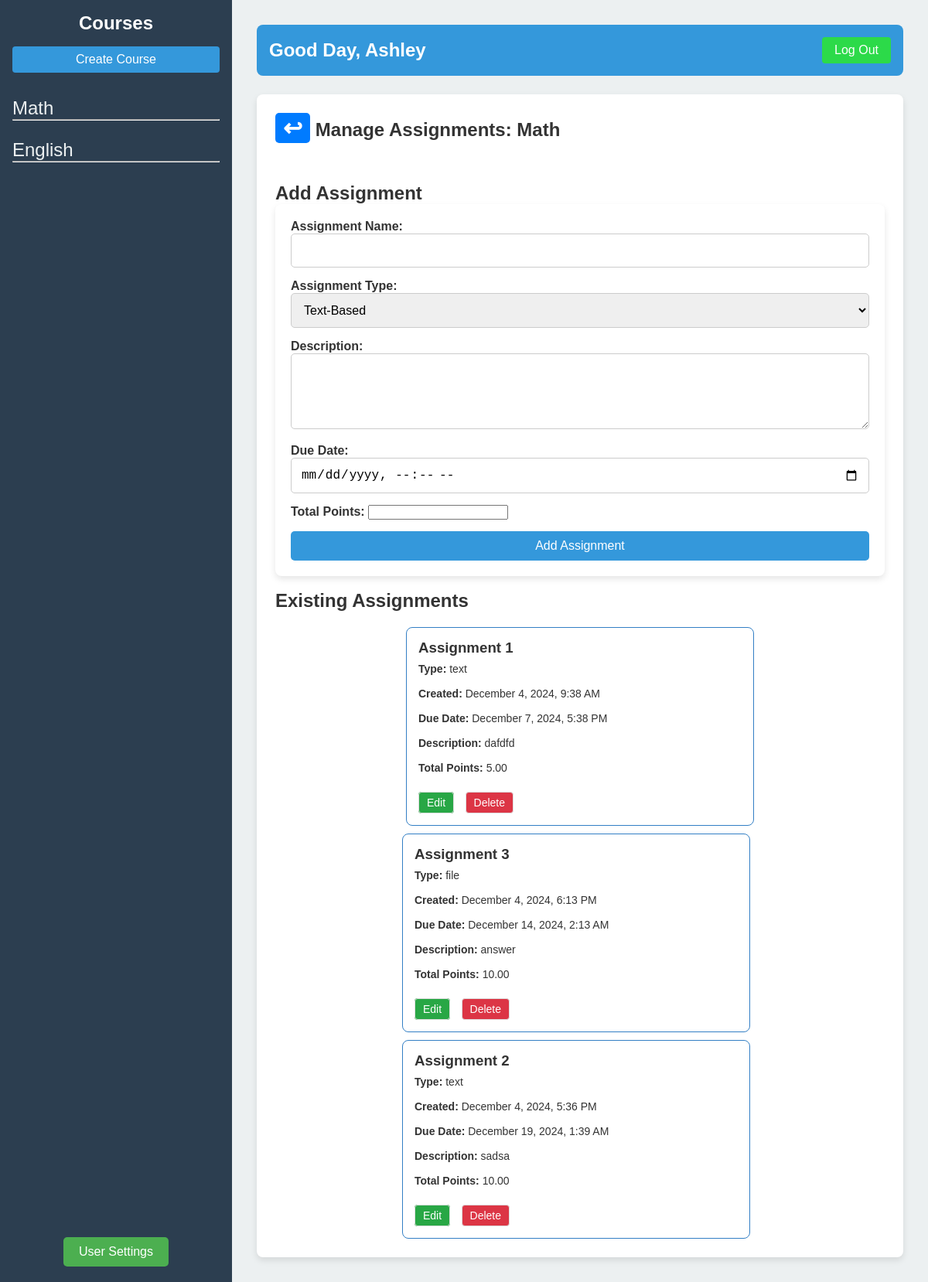
Page /Dashboard/Teacher Dash/Functionalities/Assignments/create_assignment.php?course_id=1 (signed in) on the committed database.
### tables this page shows
CREATE TABLE `courses` (
  `course_id` int(11) NOT NULL,
  `course_name` varchar(100) NOT NULL,
  `teacher_id` int(11) NOT NULL,
  `assignment_weight` decimal(5,2) NOT NULL,
  `quiz_weight` decimal(5,2) NOT NULL,
  `exam_weight` decimal(5,2) NOT NULL
);

CREATE TABLE `users` (
  `user_id` int(11) NOT NULL,
  `first_name` varchar(50) NOT NULL,
  `last_name` varchar(50) NOT NULL,
  `username` varchar(50) NOT NULL,
  `email` varchar(255) NOT NULL,
  `password` varchar(255) NOT NULL,
  `role` enum('teacher','student') NOT NULL,
  `created_at` timestamp NOT NULL DEFAULT current_timestamp(),
  `reset_code` varchar(6) DEFAULT NULL,
  `reset_expiry` datetime DEFAULT NULL
);

CREATE TABLE `assignments` (
  `assignment_id` int(11) NOT NULL,
  `course_id` int(11) NOT NULL,
  `assignment_name` varchar(255) NOT NULL,
  `assignment_type` enum('text','file') NOT NULL,
  `description` text DEFAULT NULL,
  `file_data` longblob DEFAULT NULL,
  `file_name` varchar(255) DEFAULT NULL,
  `due_date` datetime NOT NULL,
  `upload_date` timestamp NOT NULL DEFAULT current_timestamp(),
  `total_points` decimal(5,2) NOT NULL
);

### db.php (called while the page is built, shortened)
<?php
class Database{
    private $host = 'localhost';
    private $db_name = 'lms';
    private $username = 'root';
    private $password = '';
    public $conn;
    public function __construct() {
        $this->conn = new mysqli($this->host, $this->username, $this->password, $this->db_name);
    }
    public function getConnection(){
        return $this->conn;
    }
}
?>

### Dashboard/Classes/Dashboard.php (called while the page is built, shortened)
<?php
require_once 'crud.php';
class Dashboard
{
    private $crud;
    public function __construct()
    {
        $this->database = new Database();
        $this->conn =  $this->database->getConnection();
        $this->crud = new Crud($this->conn);
    }
    public function getUsername($user_id)
    {
        return $this->crud->readSingleRow(
            'SELECT first_name FROM users WHERE user_id = ?',
            [$user_id],
            'i'
        )['first_name'];
    }
    public function getCourses($teacher_id)
    {
        return $this->crud->readAllRows(
            'SELECT * FROM courses WHERE teacher_id = ?',
            [$teacher_id],
            'i'
        );
    }
    public function getCourseDetails($course_id)
    {
        return $this->crud->readAllRows(
            'SELECT * FROM courses WHERE course_id = ?',
            [$course_id],
            'i'
        );
    }
}

### Dashboard/Classes/crud.php (called while the page is built, shortened)
<?php
require_once $_SERVER['DOCUMENT_ROOT'] . '/FinalProj/db.php';
class Crud
{
    private $conn;
    public function __construct($connection)
    {
        $this->conn = $connection;
    }
    public function readSingleRow($query, $params, $paramTypes)
    {
        $stmt = $this->conn->prepare($query);
        $stmt->bind_param($paramTypes, ...$params);
        $stmt->execute();
        return $stmt->get_result()->fetch_assoc();
    }
    public function readAllRows($query, $params, $paramTypes)
    {
        $stmt = $this->conn->prepare($query);
        $stmt->bind_param($paramTypes, ...$params);
        $stmt->execute();
        return $stmt->get_result();
    }
}
?>

### Dashboard/Classes/Assignment.php (called while the page is built, shortened)
<?php
require_once 'crud.php';
class Assignment
{
    private $conn;
    public function __construct()
    {
        $this->database = new Database();
        $this->conn = $this->database->getConnection();
    }
    public function fetchAssignment($course_id)
    {
        $query = "SELECT * FROM assignments WHERE course_id = ? ORDER BY due_date ASC";
        $stmt = $this->conn->prepare($query);
        $stmt->bind_param('i', $course_id);
        $stmt->execute();
        $result = $stmt->get_result();
        return $result;
    }
}

### Dashboard/Teacher Dash/Functionalities/Assignments/create_assignment.php (the view, shortened to what this page needs)
<?php
require_once $_SERVER['DOCUMENT_ROOT'] . '/FinalProj/db.php';
require_once $_SERVER['DOCUMENT_ROOT'] . '/FinalProj/Dashboard/Classes/Dashboard.php';
require_once $_SERVER['DOCUMENT_ROOT'] . '/FinalProj/Dashboard/Classes/Assignment.php';
$teacherDash = new Dashboard();
$assignment = new Assignment();
$user_id = $_SESSION['user_id'];
$teacher_name = htmlspecialchars($teacherDash->getUsername($user_id));
$courses = $teacherDash->getCourses($user_id);
$course_id = isset($_GET['course_id']) ? $_GET['course_id'] : null;
$course_details = null;
if ($course_id) {
    $stmt = $teacherDash->getCourseDetails($course_id);
    $course_details = $stmt->fetch_assoc();
}
$assignments = [];
if ($course_id) {
    $fetch_assignments = $assignment->fetchAssignment($course_id);
    while ($row = $fetch_assignments->fetch_assoc()) {
        $assignments[] = $row;
    }
}
?>
<!DOCTYPE html>
<html lang="en">
<head>
    <link rel="stylesheet" href="style.css">
</head>
<body>
    <div class="dashboard">
        <?php include '../../Includes/sidebar.php'; ?>
        <main class="main-content">
            <?php include '../../Includes/header.php'; ?>
            <section id="course-details" class="section">
                <?php if ($course_details): ?>
                    <h1>
                        <a href="../../index.php?course_id=<?php echo $course_id; ?>" class="back-button">&#8617;</a>
                        Manage Assignments: <?php echo htmlspecialchars($course_details['course_name']); ?>
                    </h1>
                    <br>
                    <br>
                    <div class="form-section">
                        <h2>Add Assignment</h2>
                        <form action="" method="POST" class="assignment-form" enctype="multipart/form-data">
                            <div class="form-group">
                                <label for="assignment_name"><strong>Assignment Name:</strong></label>
                                <input type="text" id="assignment_name" name="assignment_name" required>
                            </div>
                            <div class="form-group">
                                <label for="assignment_type"><strong>Assignment Type:</strong>  </label>
                                <select id="assignment_type" name="assignment_type" required onchange="toggleFileUpload()">
                                    <option value="text">Text-Based</option>
                                </select>
                            </div>
                            <div class="form-group">
                                <label for="description"><strong>Description:</strong></label>
                                <textarea id="description" name="description" rows="4"></textarea>
                            </div>
                            <div class="form-group">
                                <label for="due_date"><strong>Due Date:</strong></label>
                                <input type="datetime-local" id="due_date" name="due_date" required>
                            </div>
                            <div class="form-group">
                                <label for="total_points"><strong>Total Points:</strong></label>
                                <input type="number" id="total_points" name="total_points"
                                    step="0.01" min="0" required>
                            </div>
                            <button type="submit" class="submit-btn">Add Assignment</button>
                        </form>
                    </div> <br>
                    <div class="existing-assignments">
                        <h2>Existing Assignments</h2>
                        <?php if (!empty($assignments)): ?>
                            <div class="assignment-grid"> <br>
                                <?php foreach ($assignments as $assign): ?>
                                    <div class="assignment-card">
                                        <h3><?php echo htmlspecialchars($assign['assignment_name']); ?></h3>
                                        <p class="type">
                                            <strong>Type:</strong>
                                            <?php echo htmlspecialchars($assign['assignment_type']); ?>
                                        </p>
                                        <p class="upload-date">
                                            <strong>Created:</strong>
                                            <?php echo date('F j, Y, g:i A', strtotime($assign['upload_date'])); ?>
                                        </p>
                                        <p class="due-date">
                                            <strong>Due Date:</strong>
                                            <?php
                                            if (!empty($assign['due_date'])) {
                                                echo date('F j, Y, g:i A', strtotime($assign['due_date']));
                                            } else {
                                                echo '<span class="no-due-date">Not Set</span>';
                                            }
                                            ?>
                                        </p>
                                        <p class="description">
                                            <strong>Description:</strong>
                                            <?php echo !empty($assign['description'])
                                                ? htmlspecialchars($assign['description'])
                                                : '<span class="no-description">No description provided</span>'; ?>
                                        </p>
                                        <p class="grade">
                                            <strong>Total Points:</strong>
                                            <?php echo number_format($assign['total_points'], 2); ?>
                                        </p>
                                        <div class="assignment-actions">
                                            <a href="edit_assignment.php?assignment_id=<?php echo $assign['assignment_id']; ?>&course_id=<?php echo $course_id; ?>"
                                                class="edit-btn">Edit</a>
                                            <form action="delete_assignment.php" method="POST"
                                                onsubmit="return confirm('Are you sure you want to delete this assignment?');"
                                                style="display:inline;">
                                                <button type="submit" class="delete-btn">Delete</button>
                                            </form>
                                        </div>
                                    </div> <br>
                                <?php endforeach; ?>
                            </div>
                        <?php else: ?>
                            <p class="no-assignments">No assignments available for this course.</p>
                        <?php endif; ?>
                    </div>
                <?php else: ?>
                    <p>Select a course to manage assignments.</p>
                <?php endif; ?>
            </section>
        </main>
    </div>
</body>
</html>

### Dashboard/Teacher Dash/Includes/sidebar.php
<aside class="sidebar">
    <h2>Courses</h2>
    <div class="create-course">
        <a href="/FinalProj/Dashboard/Teacher Dash/Functionalities/Course/create_course.php">Create Course</a>
    </div>
    <nav>
        <ul>
            <?php while ($row = $courses->fetch_assoc()) { ?>
                <li>
                    <a href="<?php echo '/FinalProj/Dashboard/Teacher Dash/index.php?course_id=' . htmlspecialchars($row['course_id']); ?>">
                        <?php echo htmlspecialchars($row['course_name']); ?>
                    </a>
                    <hr>
                </li>
            <?php } ?>
        </ul>
    </nav>
    <div class="user-settings">
        <a href="/FinalProj/Dashboard/Teacher Dash/Functionalities/UserSettings/user_settings.php">User Settings</a>
    </div>
</aside>

### Dashboard/Teacher Dash/Includes/header.php
<header class="header">
    <div class="user-info">
        <h1>Good Day, <?php echo htmlspecialchars($teacher_name); ?></h1>
    </div>
    <a href="/FinalProj/Authentication/logout.php" class="logout">Log Out</a>
</header>

### Dashboard/Teacher Dash/Functionalities/Assignments/style.css (style rules this page uses)
* { margin: 0; padding: 0; box-sizing: border-box; }
body { font-family: Arial, sans-serif; color: #333; }
.dashboard { display: flex; min-height: 100vh; }
.sidebar { width: 30%; max-width: 300px; background-color: #2C3E50; color: #fff; padding: 16px; position: relative; }
.sidebar h2 { font-size: 24px; margin-bottom: 16px; text-align: center; }
.create-course a { display: inline-block; color: #fff; background-color: #3498db; padding: 8px; text-align: center; border-radius: 4px; text-decoration: none; width: 100%; }
.sidebar nav ul { list-style-type: none; margin-top: 32px; }
.sidebar nav ul li { margin: 24px 0; }
.sidebar nav ul li a { margin-top: 800px; color: #ecf0f1; text-decoration: none; font-size: 24px; }
.user-settings { position: absolute; bottom: 20px; left: 50%; transform: translateX(-50%); }
.user-settings a { display: inline-block; text-decoration: none; background-color: #4CAF50; color: white; padding: 10px 20px; font-size: 16px; text-align: center; border-radius: 5px; transition: background-color 0.3s; border: none; box-sizing: border-box; }
.header { display: flex; justify-content: space-between; align-items: center; background-color: #3498db; padding: 16px; border-radius: 8px; color: #fff; }
.header h1 { font-size: 24px; margin: 0; }
.header .logout { color: #fff; text-decoration: none; background-color: #2cda49; padding: 8px 16px; border-radius: 4px; font-size: 16px; }
.section { background-color: #fff; border-radius: 8px; padding: 24px; margin-top: 24px; box-shadow: 0 4px 8px rgba(0, 0, 0, 0.1); }
.main-content { flex: 1; padding: 32px; background-color: #ecf0f1; }
.back-button { display: inline-block; font-size: 30px; padding: 2px 10px; background-color: #007bff; color: white; text-decoration: none; border-radius: 5px; margin-bottom: 15px; }
form { display: flex; flex-direction: column; gap: 15px; padding: 20px; background-color: #ffffff; border-radius: 8px; box-shadow: 0 4px 8px rgba(0, 0, 0, 0.1); }
form input[type="text"], form input[type="datetime-local"], form textarea, form select { padding: 12px; font-size: 16px; border-radius: 5px; border: 1px solid #ccc; width: 100%; box-sizing: border-box; }
.submit-btn { background-color: #3498db; color: white; padding: 10px 15px; font-size: 16px; border: none; border-radius: 5px; cursor: pointer; transition: background-color 0.3s; }
.assignment-grid { display: flex; flex-wrap: wrap; gap: 10px; margin-top: 20px; justify-content: center; align-items: stretch; }
.assignment-card { background-color: white; border: 1px solid #337fc5; border-radius: 8px; padding: 15px; width: 100%; max-width: 450px; box-sizing: border-box; transition: transform 0.3s ease; display: flex; flex-direction: column; justify-content: space-between; min-height: 200px; }
.assignment-card p { margin: 8px 0; font-size: 14px; }
.assignment-actions { margin-top: 15px; }
.edit-btn, .delete-btn { padding: 5px 10px; border: 1px solid #ddd; cursor: pointer; font-size: 14px; margin-right: 10px; border-radius: 4px; }
.edit-btn { background-color: #28a745; color: white; text-decoration: none; }
.delete-btn { background-color: #dc3545; color: white; }
.assignment-actions form { display: inline; background: none; padding: 0; margin: 0; box-shadow: none; border: none; }

### rows in the picture
courses: course_name "Math"
courses: course_name "English"
users: first_name "Ashley"
assignments: assignment_name "Assignment 1", assignment_type "text", upload_date "December 4, 2024, 9:38 AM", due_date "December 7, 2024, 5:38 PM", description "dafdfd", total_points "5.00"
assignments: assignment_name "Assignment 3", assignment_type "file", upload_date "December 4, 2024, 6:13 PM", due_date "December 14, 2024, 2:13 AM", description "answer", total_points "10.00"
assignments: assignment_name "Assignment 2", assignment_type "text", upload_date "December 4, 2024, 5:36 PM", due_date "December 19, 2024, 1:39 AM", description "sadsa", total_points "10.00"
